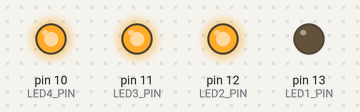
Bench run of a sketch on a simulated Arduino Uno, built with avr-gcc and run on an emulated ATmega328P. Parts: output pins drawn as LEDs (lit = HIGH).

Above: at 0.2 s.
At 1.2 s:
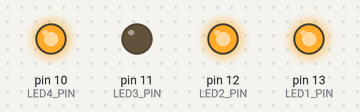
At 2.7 s:
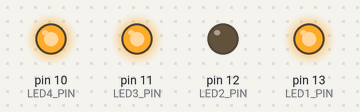
At 3.7 s:
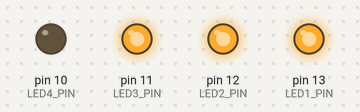
Timing chart, 0 to 4.6 s (numbered marks = the images above):
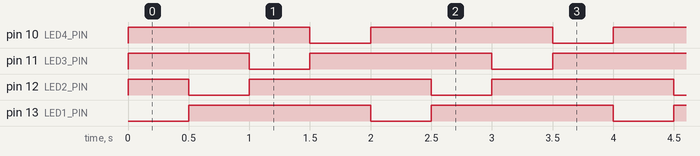

The sketch:

ex_1_2_2.ino
```cpp
/* *******************************
* Exercise 1.2.2 : Led chaser
********************************** */

// Define pin mapping
//  - no memory used for defines (C preprocessor)
//  - always useful since we only check pinout once
#define LED1_PIN  13
#define LED2_PIN  12
#define LED3_PIN  11
#define LED4_PIN  10
#define LED_ON    LOW
#define LED_OFF   HIGH

// A table can be used to ease led handling
  int leds[]  = {LED1_PIN, LED2_PIN, LED3_PIN, LED4_PIN};
  int nb_leds = (sizeof(leds)/sizeof(leds[0])); // nb of elements = size of the table / size of 1 element

// Declaration for spicy version
  int led_id = 0;

// Executed once to set pins, variables, ...
void setup() {
  // Set pins as output
    for (int i = 0; i < nb_leds; i++)
      pinMode(leds[i], OUTPUT);

  // Initialize all leds
    digitalWrite(leds[0], LED_ON);
    for (int i = 1; i < nb_leds; i++)
      digitalWrite(leds[i], LED_OFF);
}

// Executed over and over (infinite loop)
void loop() {
  /* Standard coding 1 */
  // Simple and efficient led chaser from top to down (from A2a group)
    for (int i = 0; i < nb_leds; i++)
    {
      digitalWrite(leds[i], LED_ON);  // LED at index i lights up
      delay(500);                     // Wait 500ms
      digitalWrite(leds[i], LED_OFF);  // LED at index i lights off
    }

  /* Standard coding 2 */
  // Simple led chaser from top to down (from A2a group)
    // for (int i = 0; i < nb_leds; i++)
    // {
    //   if(i==0)
    //     digitalWrite(leds[nb_leds-1], LED_OFF);   // Previous LED lights off (last led)
    //   else
    //     digitalWrite(leds[i-1], LED_OFF);         // Previous LED lights off (last led)

    //   digitalWrite(leds[i], LED_ON);  // LED at index i lights up
    //   delay(500);                     // Wait 500ms
    // }

  /* Spicy coding */
  // Simple led chaser from top to down
    // (led_id<(nb_leds-1))?(led_id++):(led_id=0);
    // digitalWrite(leds[led_id], LED_ON);   // LED at index led_id lights up
    // delay(500);                           // Wait 500ms
    // digitalWrite(leds[led_id], LED_OFF);  // LED at index led_id lights off

}
```

Measured:
- by itself, pin 10 (LED4_PIN), pin 11 (LED3_PIN), pin 12 (LED2_PIN), pin 13 (LED1_PIN): alternates HIGH for 1.5 s and LOW for 0.50 s
- by itself, everything shown: repeats every 2.0 s, in 5 steps
